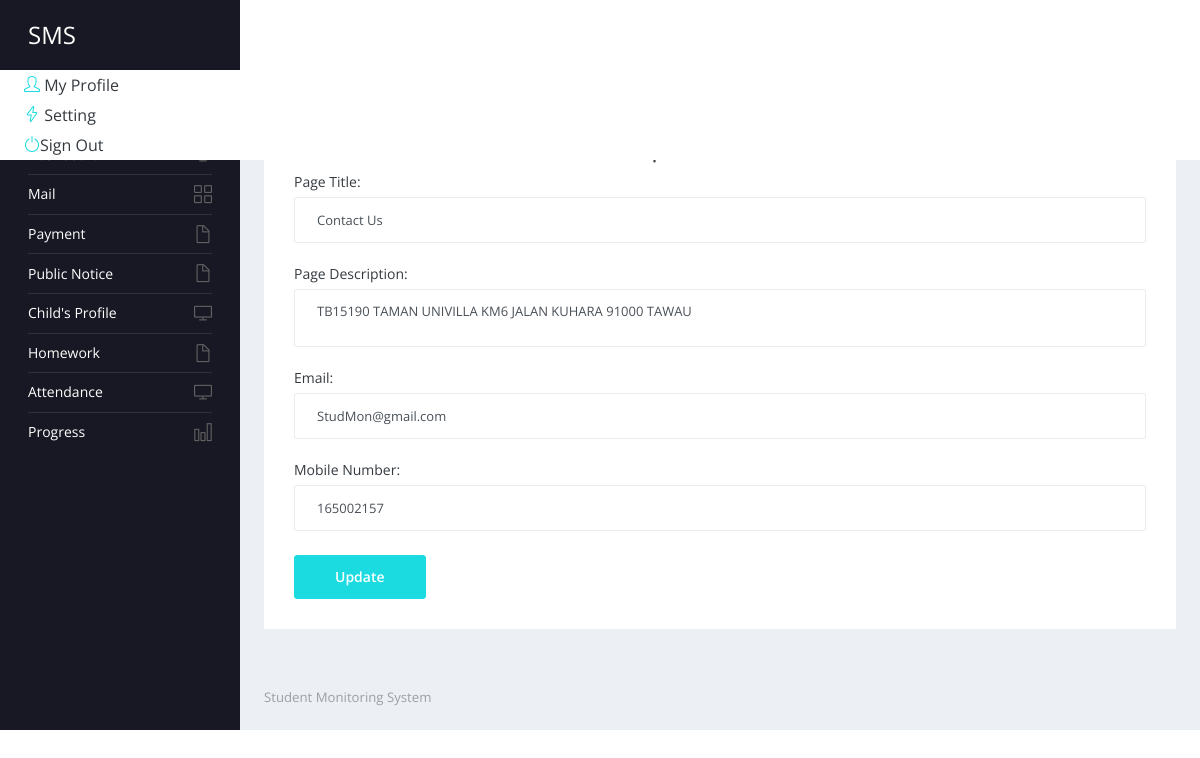
Screenshot of /parents/contact-us.php (signed in) with the database file from the repository.
### tables this page shows
CREATE TABLE `tblpage` (
  `ID` int(10) NOT NULL,
  `PageType` varchar(200) DEFAULT NULL,
  `PageTitle` mediumtext DEFAULT NULL,
  `PageDescription` mediumtext DEFAULT NULL,
  `Email` varchar(200) DEFAULT NULL,
  `MobileNumber` bigint(10) DEFAULT NULL,
  `UpdationDate` date DEFAULT NULL
);

### parents/contact-us.php (the view, shortened to what this page needs)
<?php
include('includes/dbconnection.php');
if (strlen($_SESSION['sturecmsaid']==0)) {
  header('location:logout.php');
  } else{
  ?>
<!DOCTYPE html>
<html lang="en">
  <head>
    <link rel="stylesheet" href="vendors/simple-line-icons/css/simple-line-icons.css">
    <link rel="stylesheet" href="vendors/flag-icon-css/css/flag-icon.min.css">
    <link rel="stylesheet" href="vendors/css/vendor.bundle.base.css">
    <link rel="stylesheet" href="vendors/select2/select2.min.css">
    <link rel="stylesheet" href="vendors/select2-bootstrap-theme/select2-bootstrap.min.css">
    <link rel="stylesheet" href="css/style.css" />
  </head>
  <body>
    <div class="container-scroller">
     <?php include_once('includes/header.php');?>
      <div class="container-fluid page-body-wrapper">
      <?php include_once('includes/sidebar.php');?>
        <div class="main-panel">
          <div class="content-wrapper">
            <div class="page-header">
              <h3 class="page-title"> Update Contact Us </h3>
              <nav aria-label="breadcrumb">
                <ol class="breadcrumb">
                  <li class="breadcrumb-item"><a href="dashboard.php">Dashboard</a></li>
                  <li class="breadcrumb-item active" aria-current="page"> Update Contact Us</li>
                </ol>
              </nav>
            </div>
            <div class="row">
              <div class="col-12 grid-margin stretch-card">
                <div class="card">
                  <div class="card-body">
                    <h4 class="card-title" style="text-align: center;">Update Contact Us</h4>
                    <form class="forms-sample" method="post">
                      <?php
$sql="SELECT * from  tblpage where PageType='contactus'";
$query = $dbh -> prepare($sql);
$query->execute();
$results=$query->fetchAll(PDO::FETCH_OBJ);
$cnt=1;
if($query->rowCount() > 0)
{
foreach($results as $row)
{               ?>
                      <div class="form-group">
                        <label for="exampleInputName1">Page Title:</label>
                        <input type="text" name="pagetitle" value="<?php  echo $row->PageTitle;?>" class="form-control" required='true'>
                      </div>
                      <div class="form-group">
                        <label for="exampleInputName1">Page Description:</label>
                        <textarea type="text" name="pagedes" class="form-control" required='true'><?php  echo $row->PageDescription;?></textarea>
                      </div>
                      <div class="form-group">
                        <label for="exampleInputName1">Email:</label>
                        <input type="text" name="email" id="email" required="true" value="<?php  echo $row->Email;?>" class="form-control">
                      </div>
                      <div class="form-group">
                        <label for="exampleInputName1">Mobile Number:</label>
                        <input type="text" name="mobnum" id="mobnum" required="true" value="<?php  echo $row->MobileNumber;?>" class="form-control" maxlength="10" pattern="[0-9]+">
                      </div>
                      <?php $cnt=$cnt+1;}} ?>
                      <button type="submit" class="btn btn-primary mr-2" name="submit">Update</button>
                    </form>
                  </div>
                </div>
              </div>
            </div>
          </div>
         <?php include_once('includes/footer.php');?>
        </div>
      </div>
  </body>
</html><?php }  ?>

### rows the page displays
tblpage: pagetitle "Contact Us", pagedes "TB15190 TAMAN UNIVILLA KM6 JALAN KUHARA 91000 TAWAU", email "StudMon@gmail.com", mobnum "165002157"
